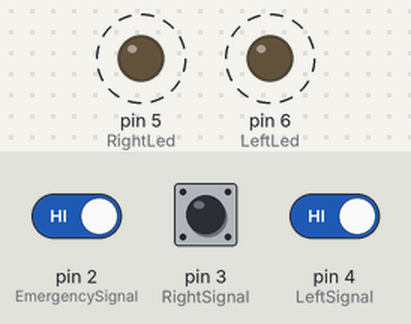
The sketch below on a simulated Arduino Uno, built with avr-gcc and run on an emulated ATmega328P. Parts: output pins drawn as LEDs (lit = HIGH). Dashed ring = blinking. The inputs (shaded band) are chosen by the test bench; at power-on: pin 2 (EmergencySignal) HIGH, pin 4 (LeftSignal) HIGH, pin 3 (RightSignal) HIGH.

Above: at 6.8 s.
6.9 s: pin 2 (EmergencySignal) driven LOW and pin 4 (LeftSignal) driven LOW
At 9.4 s:
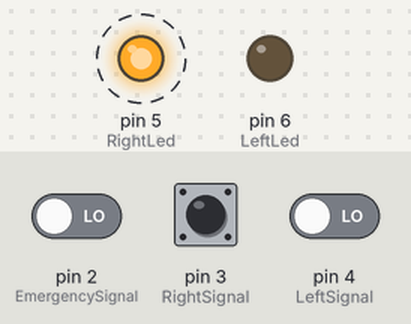
13.5 s: pin 2 (EmergencySignal) driven HIGH
At 15.4 s:
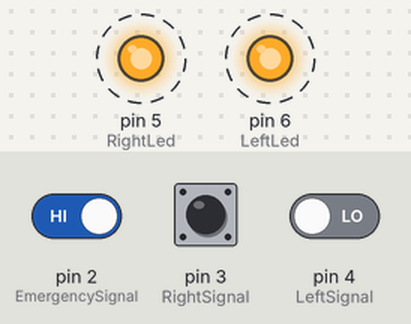
17.5 s: pin 2 (EmergencySignal) driven LOW
At 18.3 s:
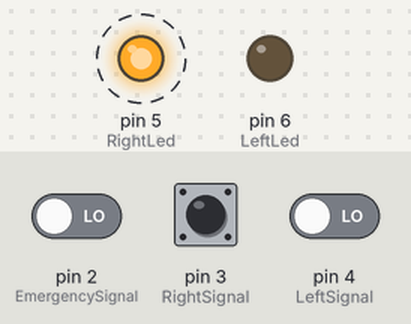
Timing chart, 0 to 27.5 s (numbered marks = the images above; inputs shaded):
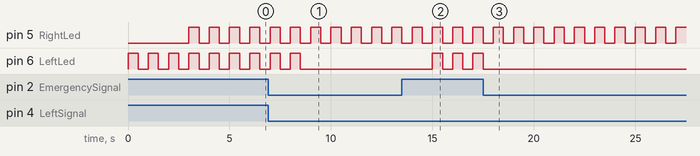

Measured:
- after the input at 6.9 s, pin 6 (LeftLed): goes on until 8.5 s, then stays LOW
- after the input at 13.5 s, pin 6 (LeftLed): alternates HIGH for 0.50 s and LOW for 0.50 s, starting after 1.5 s
- after the input at 17.5 s, pin 6 (LeftLed): goes on until 17.5 s, then stays LOW
- by itself, pin 5 (RightLed), pin 6 (LeftLed): alternates HIGH for 0.50 s and LOW for 0.50 s

The sketch:

TaillightsCar.ino
```cpp
// Definición de pines para los LEDs
#define LeftLed 6
#define RightLed 5

// Definición de pines para los botones de señal
#define LeftSignal 4
#define RightSignal 3
#define EmergencySignal 2

// Definición de estados
enum State {
  OFF,
  LeftEnabled,
  RightEnabled,
  EmergencyEnabled
};

// Variables de estado
State currentState = OFF;
State previousState = OFF;


void setup() {
  // Inicialización de los pines de LED como salida
  pinMode(LeftLed, OUTPUT);
  pinMode(RightLed, OUTPUT);

  // Inicialización de los pines de botón como entrada con pull-up
  pinMode(LeftSignal, INPUT_PULLUP);
  pinMode(RightSignal, INPUT_PULLUP);
  pinMode(EmergencySignal, INPUT_PULLUP);
}

void loop() {
  // Leer los botones y determinar la señal activa
  bool leftSignal = digitalRead(LeftSignal);
  bool rightSignal = digitalRead(RightSignal);
  bool emergencySignal = digitalRead(EmergencySignal);

  // Actualizar el estado según la señal activa
  switch (currentState) {
    case OFF:
      if (leftSignal) {
        currentState = LeftEnabled;
      } else if (rightSignal) {
        currentState = RightEnabled;
      } else if (emergencySignal) {
        currentState = EmergencyEnabled;
      }
      break;

    case LeftEnabled:
      if (emergencySignal) {
        currentState = EmergencyEnabled;
      } else if (!leftSignal) {
        currentState = OFF;
      }
      break;

    case RightEnabled:
      if (emergencySignal) {
        currentState = EmergencyEnabled;
      } else if (!rightSignal) {
        currentState = OFF;
      }
      break;

    case EmergencyEnabled:
      if (!emergencySignal) {
        currentState = OFF;
      }
      break;
  }

  // Si se cambia a EmergencyEnabled, reiniciar el estado de los LEDs
  if (currentState == EmergencyEnabled && previousState != EmergencyEnabled) {
    digitalWrite(LeftLed, LOW);
    digitalWrite(RightLed, LOW);
  }

  // Actualizar los LEDs según el estado actual
  switch (currentState) {
    case OFF:
        digitalWrite(LeftLed, LOW);
        digitalWrite(RightLed, LOW);
      break;

    case LeftEnabled:
      for (int i = 0; i < 3; i++) {
          digitalWrite(LeftLed, HIGH);
          delay(500);
          digitalWrite(LeftLed, LOW);
          delay(500);
        }
      break;

    case RightEnabled:
      for (int i = 0; i < 3; i++) {
          digitalWrite(RightLed, HIGH);
          delay(500);
          digitalWrite(RightLed, LOW);
          delay(500);
        }
      break;

    case EmergencyEnabled:
      if (emergencySignal) {
        for (int i = 0; i < 3; i++) {
          digitalWrite(LeftLed, HIGH);
          digitalWrite(RightLed, HIGH);
          delay(500);
          digitalWrite(LeftLed, LOW);
          digitalWrite(RightLed, LOW);
          delay(500);
        }
      }
      break;
  }
  previousState = currentState;
}
```
